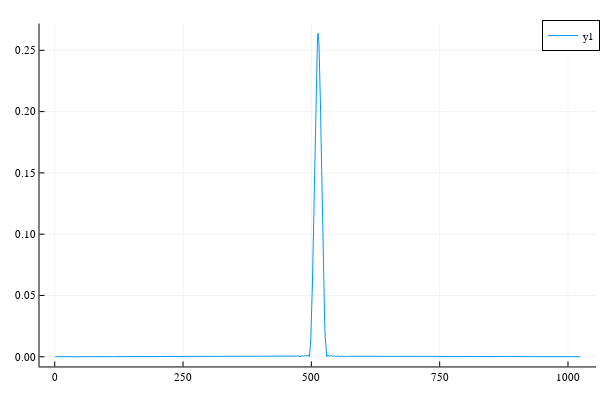

Notebook source saved alongside this figure:
### Code cell
# Simulate to check that magnitude is same as BlochSim.jl, and get target pattern to recover the pulse
Mx = zeros(N * os, 1)
My = zeros(N * os, 1)
Mz = zeros(N * os, 1)
Mx0 = 0
My0 = 0
Mz0 = 1.0
for ii = 1 : N * os
    rfg = [rf * dt / 1000 * GAMMA; 2 * π * x[ii] / N; Mx0; My0; Mz0];
    M = myBlochSim(rfg)
    Mx[ii] = M[1]
    My[ii] = M[2]
    Mz[ii] = M[3]
end
plot(abs.(Complex.(Mx, My)))

### Figure 1 — Plotly figure (JSON) as saved in the notebook; plotly's stock layout.template omitted (floating-point values rounded to 4 significant figures; data arrays with more than 128 entries replaced by an {"elided": "..."} marker saying what was removed)
{"data": [{"colorbar": {"title": ""}, "legendgroup": "y1", "line": {"color": "rgba(0, 154, 250, 1.000)", "dash": "solid", "shape": "linear", "width": 1}, "mode": "lines", "name": "y1", "showlegend": true, "type": "scatter", "x": {"elided": "1024 int values"}, "xaxis": "x", "y": {"elided": "1024 float values"}, "yaxis": "y", "zmax": null, "zmin": null}], "layout": {"annotations": [], "height": 400, "legend": {"bgcolor": "rgba(255, 255, 255, 1.000)", "bordercolor": "rgba(0, 0, 0, 1.000)", "borderwidth": 1, "font": {"color": "rgba(0, 0, 0, 1.000)", "family": "sans-serif", "size": 11}, "title": {"font": {"color": "rgba(0, 0, 0, 1.000)", "family": "sans-serif", "size": 15}, "text": ""}, "tracegroupgap": 0, "traceorder": "normal", "x": 1, "xanchor": "auto", "y": 1, "yanchor": "auto"}, "margin": {"b": 20, "l": 0, "r": 0, "t": 20}, "paper_bgcolor": "rgba(255, 255, 255, 1.000)", "plot_bgcolor": "rgba(255, 255, 255, 1.000)", "showlegend": true, "width": 600, "xaxis": {"anchor": "y", "domain": [0.06582, 0.9934], "gridcolor": "rgba(0, 0, 0, 0.100)", "gridwidth": 0.5, "linecolor": "rgba(0, 0, 0, 1.000)", "mirror": false, "range": [-29.69, 1055.0], "showgrid": true, "showline": true, "showticklabels": true, "tickangle": 0, "tickcolor": "rgb(0, 0, 0)", "tickfont": {"color": "rgba(0, 0, 0, 1.000)", "family": "sans-serif", "size": 11}, "tickmode": "array", "ticks": "inside", "ticktext": ["0", "250", "500", "750", "1000"], "tickvals": [0, 250, 500, 750, 1000], "title": "", "titlefont": {"color": "rgba(0, 0, 0, 1.000)", "family": "sans-serif", "size": 15}, "type": "-", "visible": true, "zeroline": false, "zerolinecolor": "rgba(0, 0, 0, 1.000)"}, "yaxis": {"anchor": "x", "domain": [0.03762, 0.9902], "gridcolor": "rgba(0, 0, 0, 0.100)", "gridwidth": 0.5, "linecolor": "rgba(0, 0, 0, 1.000)", "mirror": false, "range": [-0.007918, 0.2718], "showgrid": true, "showline": true, "showticklabels": true, "tickangle": 0, "tickcolor": "rgb(0, 0, 0)", "tickfont": {"color": "rgba(0, 0, 0, 1.000)", "family": "sans-serif", "size": 11}, "tickmode": "array", "ticks": "inside", "ticktext": ["0.00", "0.05", "0.10", "0.15", "0.20", "0.25"], "tickvals": [0, 0.05, 0.1, 0.15, 0.2, 0.25], "title": "", "titlefont": {"color": "rgba(0, 0, 0, 1.000)", "family": "sans-serif", "size": 15}, "type": "-", "visible": true, "zeroline": false, "zerolinecolor": "rgba(0, 0, 0, 1.000)"}}}
